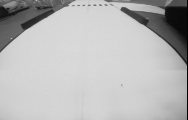
%> input picture PictureProcess/c1.BMP, 188 x 120 px
$ octave garage.m   (GNU Octave 9; MATLAB toolbox functions it lacks are replaced by stand-ins)
%> lines starting %> are read from the running program, lines starting %| are printed output that depends on the picture; in (x1, y1, x2, y2) boxes, pixels count from 0 and x2, y2 are one past the last pixel; in counts of white or black regions, pixels touching at a corner belong together; the program's own positions count from 1
clear;
clc;
INITIAL = imread('c1.BMP');
%> INITIAL is the input picture: size 120x188x3 uint8; min 0, max 219, mean 183.1
tic;
EnterGarageFlag = 0;
JudgeBToWFlag = 0;
JudgeWToBFlag = 0;
BlackWhiteChangeCount = 0;
RecognizedCorrectLineCount = 0;

threshold = mean(INITIAL(:));
%> threshold = 183.1
mt9v03x_image = INITIAL;
mt9v03x_image(mt9v03x_image < threshold) = 0;
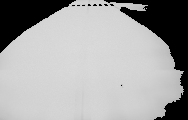
%> mt9v03x_image: size 120x188x3 uint8; min 0, max 219, mean 163.2
mt9v03x_image(mt9v03x_image >= threshold) = 255;
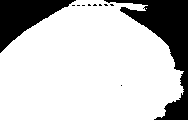
%> mt9v03x_image: size 120x188x3 uint8; 77.9% white; 11 black regions (9 under 20 px), largest, box (x1, y1, x2, y2) and area: (104, 0, 188, 120) 3103, (0, 0, 76, 53) 1838

for imageH=1:35
    BlackWhiteChangeCount = 0;
    for imageW=94:-1:40
        INITIAL(imageH,imageW) = 0;
        JudgeBToWFlag = 0;
        JudgeWToBFlag = 0;
        if mt9v03x_image(imageH,imageW)==0 && mt9v03x_image(imageH,imageW-1)==255
            for i=imageW-3:imageW-1
                if mt9v03x_image(imageH,i)==0
                     JudgeBToWFlag = 1;
                    break;
                end
            end
            if JudgeBToWFlag == 0
                for i=imageW:imageW+2
                    if mt9v03x_image(imageH,i)==255
                        JudgeBToWFlag = 1;
                        break;
                    end
                end
            end
            if JudgeBToWFlag == 0
                BlackWhiteChangeCount = BlackWhiteChangeCount + 1;
            end
        end
        if mt9v03x_image(imageH,imageW)==255 && mt9v03x_image(imageH,imageW-1)==0
            for i=imageW-3:imageW-1
                if mt9v03x_image(imageH,i)==255
                   JudgeWToBFlag = 1;
                   break;
                end
            end
            if JudgeWToBFlag == 0
                for i=imageW:imageW+2
                    if mt9v03x_image(imageH,i)==0
                       JudgeWToBFlag = 1;
                       break;
                    end
                end
            end
            if JudgeWToBFlag == 0
                BlackWhiteChangeCount = BlackWhiteChangeCount + 1;
            end
        end
    end
    for imageW=94:140
        INITIAL(imageH,imageW) = 0;
        JudgeBToWFlag = 0;
        JudgeWToBFlag = 0;
        if mt9v03x_image(imageH,imageW)==0 && mt9v03x_image(imageH,imageW+1)==255
            for i=imageW-2:imageW
                if mt9v03x_image(imageH,i)==255
                     JudgeBToWFlag = 1;
                    break;
                end
            end
            if JudgeBToWFlag == 0
                for i=imageW+1:imageW+3
                    if mt9v03x_image(imageH,i)==0
                        JudgeBToWFlag = 1;
                        break;
                    end
                end
            end
            if JudgeBToWFlag == 0
                BlackWhiteChangeCount = BlackWhiteChangeCount + 1;
            end
        end
        if mt9v03x_image(imageH,imageW)==255 && mt9v03x_image(imageH,imageW+1)==0
            for i=imageW-2:imageW
                if mt9v03x_image(imageH,i)==0
                   JudgeWToBFlag = 1;
                   break;
                end
            end
            if JudgeWToBFlag == 0
                for i=imageW+1:imageW+3
                    if mt9v03x_image(imageH,i)==255
                       JudgeWToBFlag = 1;
                       break;
                    end
                end
            end
            if JudgeWToBFlag == 0
                BlackWhiteChangeCount = BlackWhiteChangeCount + 1;
            end
        end
    end
    if BlackWhiteChangeCount >= 12
        RecognizedCorrectLineCount = RecognizedCorrectLineCount + 1;
    end
end
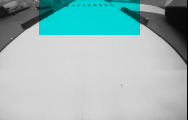
%> INITIAL: size 120x188x3 uint8; 15.67% of pixels changed, all inside (x1, y1, x2, y2) = (39, 0, 140, 35)
%> after the loop, RecognizedCorrectLineCount = 0

if RecognizedCorrectLineCount >= 2
		EnterGarageFlag = 1;
end
toc;

subplot(2,1,1);
imshow(INITIAL);
subplot(2,1,2);
imshow(mt9v03x_image);
